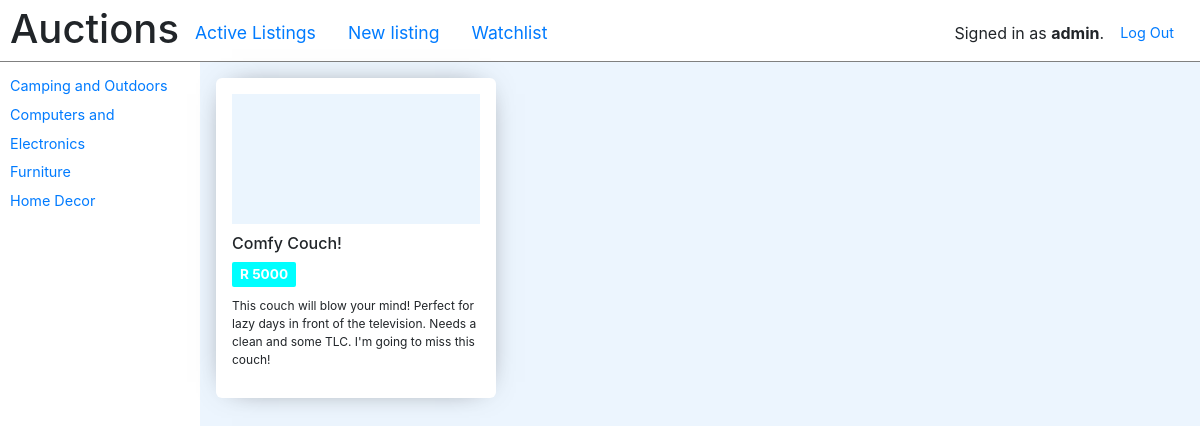
The page /?category_id=3 (signed in) on the database its author committed.
### auctions/models.py (models this page shows)
class User(AbstractUser):
	def __str__(self):
		return self.username

class Category(models.Model):
	value = models.CharField(max_length=128)

class Listing(models.Model):
	title = models.CharField(max_length=256)
	description = models.TextField(blank=True)
	starting_bid =  models.DecimalField(max_digits=10, decimal_places=2)
	owner = models.ForeignKey(User, on_delete=models.CASCADE, related_name="owner")
	active = models.BooleanField(default=True)
	winner = models.ForeignKey(User, null=True, on_delete=models.CASCADE, related_name="winner")
	image_url = models.CharField(max_length=1024, null=True)
	users = models.ManyToManyField(User, blank=True, related_name="watchlist_users")
	category = models.ForeignKey(Category, null=True, on_delete=models.CASCADE, related_name="listing_category")

### auctions/views.py (the view)
# urls.py: path("", views.index, name="index"),
def index(request):
    category_id = request.GET.get('category_id', '')
    if category_id:
        category = Category.objects.get(id=category_id)
        listings = category.listing_category.annotate(bid=Max("listing__value")).all()
        listings.category = category
    else:
        listings = Listing.objects.annotate(bid=Max("listing__value")).all()
        listing.category = None
    status = {}
    status['code'] = request.GET.get('code', '')
    status['msg'] = request.GET.get('msg', '')
    print(status)
    categories = Category.objects.all().order_by('value')
    return render(request, "auctions/index.html", {
        "active_listings": listings,
        "categories": categories,
        "status": status
    })

### auctions/templates/auctions/index.html (shortened to what this page needs)
{% extends "auctions/layout.html" %}
{% block body %}
    <section class="view view__listings">
        <nav class="categoryLinks debug">
            <ul class="nav sideNav">
                {% for category in categories %}
                <li><a href="{% url 'index' %}?category_id={{ category.id }}" >{{ category.value }}</a></li>
                {% endfor %}
            </ul>
        </nav>
        <div class="listings">
            {% for listing in active_listings %}
            <form action="{% url 'listing' listing.id %}">
                <div class="listings__card" onclick="javascript:this.parentNode.submit();">
                    {% if listing.image_url %}
                    <p class="img"><img src="{{ listing.image_url }}"/></p>
                    {% else %}
                    <p class="img__placeholder"></p>
                    {% endif %}
                    <h6>{{ listing.title }}</h5>
                    {% if listing.bid %}
                    <p class="pricetag">R {{ listing.bid }}</p>
                    {% else %}
                    <p class="pricetag">R {{ listing.starting_bid }}</p>
                    {% endif %}
            		<p class="p--tiny description">{{ listing.description }}</p>
                </div>
            </form>
            {% endfor %}
    </section>
{% endblock %}

### auctions/templates/auctions/layout.html (shortened to what this page needs)
{% load static %}
<!DOCTYPE html>
<html lang="en">
    <head>
        <link rel="stylesheet" href="https://stackpath.bootstrapcdn.com/bootstrap/4.4.1/css/bootstrap.min.css">
        <link href="{% static 'auctions/styles.css' %}" rel="stylesheet">
    </head>
    <body>
        <div class="topNav">
            <div class="topNav__left">
                <h1>Auctions</h1>
                <ul class="nav">
                    <li class="nav-item">
                        <a class="nav-link" href="{% url 'index' %}">Active Listings</a>
                    </li>
                    <li class="nav-item">
                        <a class="nav-link" href="{% url 'create_new' %}">New listing</a>
                    </li>
                    {% if user.is_authenticated %}
                         <li class="nav-item">
                            <a class="nav-link" href="{% url 'watchlist' %}">Watchlist</a>
                        </li>
                    {% endif %}
                </ul>
            </div>
            <div class="topNav__right">
                <div>
                    {% if user.is_authenticated %}
                        Signed in as <strong>{{ user.username }}</strong>.
                    {% else %}
                        Not signed in.
                    {% endif %}
                </div>
                <ul class="nav">
                    {% if user.is_authenticated %}
                        <li class="nav-item">
                            <a class="nav-link" href="{% url 'logout' %}">Log Out</a>
                        </li>
                    {% endif %}
                </ul>
            </div>
        </div>
        {% block body %}
        {% endblock %}
    </body>
</html>

### auctions/static/auctions/styles.css (style rules this page uses)
.listings__card { box-shadow: 0px 0px 30px -16px rgba(0, 0, 0, 0.75); }
body { min-height: 100vh; max-width: 100vw; width: 100%; background-color: #ECF5FE; box-sizing: border-box; }
p { margin: 0px; }
.p--tiny { font-size: 12px; }
.topNav { padding: 0px 10px; padding-top: 5px; display: flex; justify-content: space-between; align-items: center; background-color: white; border-bottom: 1px solid grey; }
.topNav__left { display: flex; justify-content: flex-start; align-items: center; }
.topNav__left li { font-size: 110%; }
.topNav__right { display: flex; justify-content: flex-end; align-items: center; }
.topNav__right li { font-size: 90%; }
.sideNav { flex-direction: column; padding: 10px 10px; padding-right: 20px; background-color: white; height: 100%; min-height: 100vh; min-width: 200px; }
.sideNav li { line-height: 2; font-size: 90%; }
.view__listings { display: flex; justify-content: flex-start; }
.listings { display: inline-flex; width: 100%; padding: 1rem; }
.listings__card { width: 280px; height: 320px; margin-right: 1rem; background-color: white; border-radius: 6px; padding: 1rem; cursor: pointer; transform: scale(1); transition: all 0.1s; }
.listings__card .img__placeholder { margin-bottom: 10px; height: 130px; min-height: 50px; min-width: 50px; background-color: rgba(66, 155, 245, 0.1); }
.listings__card .pricetag { width: auto; margin-bottom: 10px; display: inline-block; background-color: cyan; border-radius: 2px; color: white; font-weight: 700; padding: 2px 8px; font-size: 0.85rem; }

### rows shown on the page
User: username "admin"
Category: value "Camping and Outdoors"
Category: value "Computers and Electronics"
Category: value "Furniture"
Category: value "Home Decor"
Listing: title "Comfy Couch!", bid "5000", description "This couch will blow your mind! Perfect for lazy days in front of the television. Needs a clean and some TLC. I'm going to miss this couch!"
